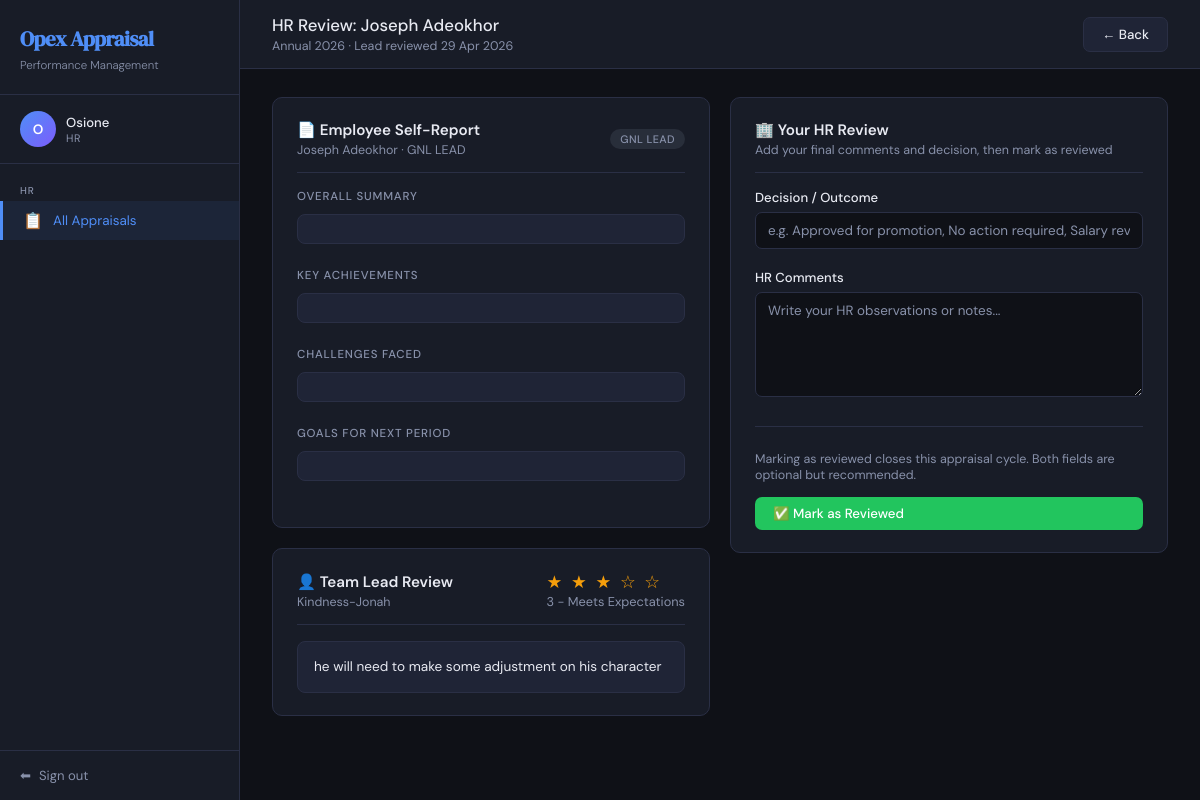
The page /hr/appraisal/2/review/ (signed in) on the database as committed earlier.
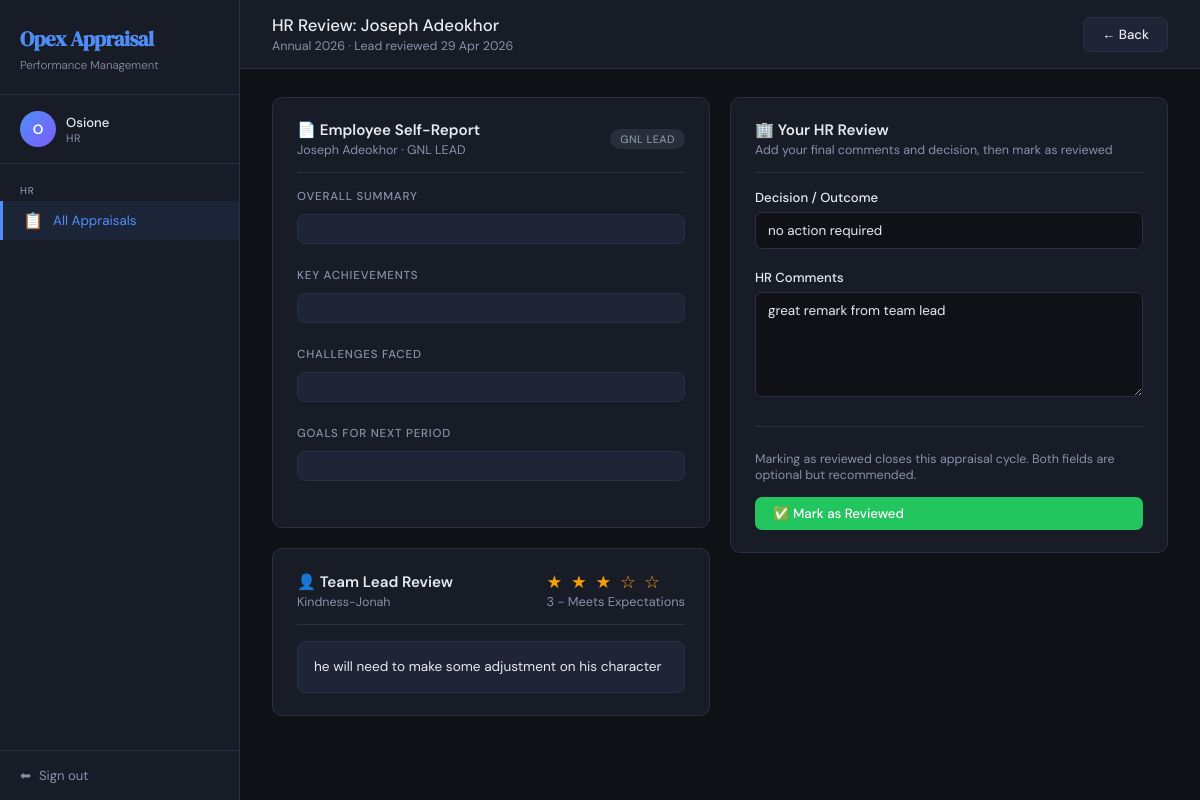
The same page on the database as committed later.
### appraisal/models.py (models this page shows, shortened)
class Appraisal(models.Model):
    STATUS_DRAFT       = 'draft'        # Employee saved but not yet submitted
    STATUS_PENDING_LEAD = 'pending_lead' # Submitted by employee, waiting for lead
    STATUS_PENDING_HR  = 'pending_hr'   # Lead reviewed, waiting for HR
    STATUS_REVIEWED    = 'reviewed'     # HR has finalised — workflow complete
    STATUS_CHOICES = [
        (STATUS_DRAFT,        'Draft'),
        (STATUS_PENDING_LEAD, 'Awaiting Team Lead Review'),
        (STATUS_PENDING_HR,   'Awaiting HR Review'),
        (STATUS_REVIEWED,     'Reviewed'),
    ]
    SCORE_CHOICES = [
        (5, '5 - Excellent'),
        (4, '4 - Good'),
        (3, '3 - Average'),
        (2, '2 - Below Average'),
        (1, '1 - Poor'),
    ]
    RATING_CHOICES = [
        (5, '5 - Outstanding'),
        (4, '4 - Exceeds Expectations'),
        (3, '3 - Meets Expectations'),
        (2, '2 - Below Expectations'),
        (1, '1 - Needs Improvement'),
    ]
    employee = models.ForeignKey(
        CustomUser,
        on_delete=models.CASCADE,
        related_name='appraisals',
        null=True, blank=True,
        limit_choices_to={'role': CustomUser.ROLE_EMPLOYEE}
    )
    employee_name       = models.CharField(max_length=200, blank=True)
    employee_department = models.CharField(max_length=100, blank=True)
    reviewed_by_lead = models.ForeignKey(
        CustomUser,
        on_delete=models.SET_NULL,
        null=True, blank=True,
        related_name='lead_reviews',
        limit_choices_to={'role': CustomUser.ROLE_TEAM_LEAD}
    )
    reviewed_by_hr = models.ForeignKey(
        CustomUser,
        on_delete=models.SET_NULL,
        null=True, blank=True,
        related_name='hr_reviews',
        limit_choices_to={'role': CustomUser.ROLE_HR}
    )
    period = models.CharField(max_length=100)
    status = models.CharField(
        max_length=20,
        choices=STATUS_CHOICES,
        default=STATUS_PENDING_LEAD
    )
    score_punctuality = models.IntegerField(
        choices=SCORE_CHOICES, null=True, blank=True,
        verbose_name='Punctuality & Attendance'
    )
    score_quality = models.IntegerField(
        choices=SCORE_CHOICES, null=True, blank=True,
        verbose_name='Quality of Work'
    )
    score_teamwork = models.IntegerField(
        choices=SCORE_CHOICES, null=True, blank=True,
        verbose_name='Teamwork & Collaboration'
    )
    score_communication = models.IntegerField(
        choices=SCORE_CHOICES, null=True, blank=True,
        verbose_name='Communication Skills'
    )
    score_deadlines = models.IntegerField(
        choices=SCORE_CHOICES, null=True, blank=True,
        verbose_name='Meeting Deadlines'
    )
    score_problem_solving = models.IntegerField(
        choices=SCORE_CHOICES, null=True, blank=True,
        verbose_name='Problem Solving'
    )
    score_initiative = models.IntegerField(
        choices=SCORE_CHOICES, null=True, blank=True,
        verbose_name='Initiative & Creativity'
    )
    score_professionalism = models.IntegerField(
        choices=SCORE_CHOICES, null=True, blank=True,
        verbose_name='Professionalism'
    )
    score_adherence = models.IntegerField(
        choices=SCORE_CHOICES, null=True, blank=True,
        verbose_name='Adherence to Company Rules'
    )
    additional_comments = models.TextField(blank=True)
    lead_comment = models.TextField(blank=True)
    lead_rating  = models.IntegerField(null=True, blank=True, choices=RATING_CHOICES)
    hr_comment  = models.TextField(blank=True)
    hr_decision = models.CharField(max_length=100, blank=True)
    created_at           = models.DateTimeField(auto_now_add=True)
    updated_at           = models.DateTimeField(auto_now=True)
    submitted_to_lead_at = models.DateTimeField(null=True, blank=True)
    submitted_to_hr_at   = models.DateTimeField(null=True, blank=True)
    reviewed_at          = models.DateTimeField(null=True, blank=True)
    class Meta:
        ordering = ['-created_at']

class CustomUser(AbstractUser):
    ROLE_EMPLOYEE  = 'employee'
    ROLE_TEAM_LEAD = 'team_lead'
    ROLE_HR        = 'hr'
    ROLE_CHOICES = [
        (ROLE_EMPLOYEE,  'Employee'),
        (ROLE_TEAM_LEAD, 'Team Lead'),
        (ROLE_HR,        'HR'),
    ]
    role       = models.CharField(max_length=20, choices=ROLE_CHOICES, default=ROLE_EMPLOYEE)
    department = models.CharField(max_length=100, blank=True)  # blank=True means optional
    job_title  = models.CharField(max_length=100, blank=True)
    team_lead = models.ForeignKey(
        'self',
        on_delete=models.SET_NULL,
        null=True,
        blank=True,
        related_name='team_members',
        limit_choices_to={'role': ROLE_TEAM_LEAD}  # only show team leads in the dropdown
    )
    @property
    def is_employee(self):
        return self.role == self.ROLE_EMPLOYEE
    @property
    def is_team_lead(self):
        return self.role == self.ROLE_TEAM_LEAD
    @property
    def is_hr(self):
        return self.role == self.ROLE_HR

### appraisal/views.py (the view)
# urls.py: path('hr/appraisal/<int:pk>/review/',  views.hr_review,           name='hr_review'),
@login_required
def hr_review(request, pk):
    if not request.user.is_hr:
        messages.error(request, 'You do not have permission to view this page.')
        return redirect('dashboard')
    appraisal = get_object_or_404(Appraisal, pk=pk)
    if request.method == 'POST':
        form = HRReviewForm(request.POST, instance=appraisal)
        if form.is_valid():
            appraisal = form.save(commit=False)
            appraisal.mark_reviewed(request.user)  # saves + sets status to reviewed
            messages.success(request, f'Appraisal for {appraisal.display_name} has been finalised.')
            return redirect('hr_dashboard')
    else:
        form = HRReviewForm(instance=appraisal)
    return render(request, 'appraisal/hr_review.html', {
        'form': form,
        'appraisal': appraisal,
    })

### appraisal/forms.py
class HRReviewForm(forms.ModelForm):
    class Meta:
        model = Appraisal
        fields = ['hr_comment', 'hr_decision']
        widgets = {
            'hr_comment': forms.Textarea(attrs={
                'class': 'form-control',
                'rows': 5,
                'placeholder': 'Write your HR observations or notes...',
            }),
            'hr_decision': forms.TextInput(attrs={
                'class': 'form-control',
                'placeholder': 'e.g. Approved for promotion, No action required, Salary review',
            }),
        }
        labels = {
            'hr_comment':  'HR Comments',
            'hr_decision': 'Decision / Outcome',
        }

### appraisal/templates/appraisal/hr_review.html (shortened to what the changed rows need)
{% extends 'appraisal/base.html' %}
{% block content %}
<div class="topbar">
  <div>
    <div class="topbar-title">
      HR Review:
      {% if appraisal.employee %}
        {{ appraisal.employee.get_full_name|default:appraisal.employee.username }}
      {% else %}
        {{ appraisal.employee_name|default:"Unknown Employee" }}
      {% endif %}
    </div>
    <div class="topbar-subtitle">
      {{ appraisal.period }}
      {% if appraisal.submitted_to_hr_at %}
        · Lead reviewed {{ appraisal.submitted_to_hr_at|date:"d M Y" }}
      {% endif %}
    </div>
  </div>
</div>
<div class="content">
  <div style="display:grid;grid-template-columns:1fr 1fr;gap:20px;align-items:start;">
    <div>
      <div class="card">
        <div class="card-header">
          <div>
            <div class="card-title">📄 Employee Self-Report</div>
            <div class="card-subtitle">
              {% if appraisal.employee %}
                {{ appraisal.employee.get_full_name|default:appraisal.employee.username }}
                {% if appraisal.employee.job_title %}
                  · {{ appraisal.employee.job_title }}
                {% endif %}
              {% else %}
                {{ appraisal.employee_name|default:"Unknown" }}
                {% if appraisal.employee_department %}
                  · {{ appraisal.employee_department }}
                {% endif %}
              {% endif %}
            </div>
          </div>
          {% if appraisal.employee %}
            {% if appraisal.employee.department %}
            <span class="badge badge-draft">{{ appraisal.employee.department }}</span>
            {% endif %}
          {% else %}
            {% if appraisal.employee_department %}
            <span class="badge badge-draft">{{ appraisal.employee_department }}</span>
            {% endif %}
          {% endif %}
        </div>
      </div>
      <div class="card">
        <div class="card-header">
          <div>
            <div class="card-title">👤 Team Lead Review</div>
            <div class="card-subtitle">
              {% if appraisal.reviewed_by_lead %}
                {{ appraisal.reviewed_by_lead.get_full_name|default:appraisal.reviewed_by_lead.username }}
              {% else %}
                No lead assigned
              {% endif %}
            </div>
          </div>
          {% if appraisal.lead_rating %}
          <div>
            <span class="rating-stars">
              {% for i in "12345" %}
                {% if forloop.counter <= appraisal.lead_rating %}★{% else %}☆{% endif %}
              {% endfor %}
            </span>
            <div class="text-muted text-sm" style="text-align:right;">
              {{ appraisal.get_lead_rating_display }}
            </div>
          </div>
          {% endif %}
        </div>
        {% if appraisal.lead_comment %}
        <div class="detail-block">{{ appraisal.lead_comment }}</div>
        {% else %}
        <div class="empty-state" style="padding:24px 0;">
          <p>No lead comment available.</p>
        </div>
        {% endif %}
      </div>
    </div>
    <div>
      <div class="card" style="position:sticky;top:20px;">
        <form method="post">
          <div class="form-group">
            <label class="form-label">{{ form.hr_decision.label }}</label>
            {{ form.hr_decision }}
          </div>
          <div class="form-group">
            <label class="form-label">{{ form.hr_comment.label }}</label>
            {{ form.hr_comment }}
          </div>
        </form>
      </div>
    </div>
  </div>
</div>
{% endblock %}

Rows that differ between the two databases and show on the page:
changed Appraisal "Joseph Adeokhor": hr_decision (not shown) → "no action required"; hr_comment (not shown) → "great remark from team lead"
